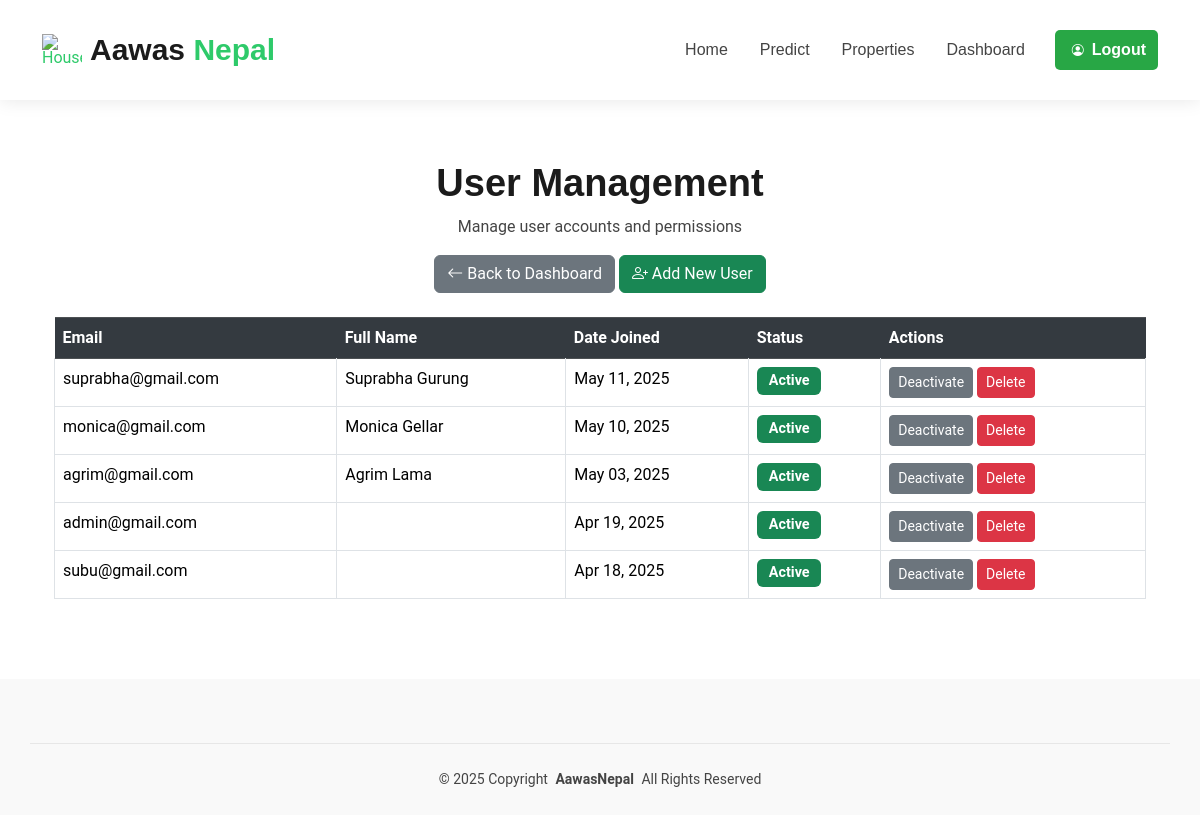
/dashboard/manage-users/ (signed in), run on the app's committed database.
### house/models.py (models this page shows, shortened)
class User(AbstractUser):
    email = models.EmailField(unique=True)
    phone = models.CharField(max_length=15, null=True, blank=True)
    location = models.CharField(max_length=255, null=True, blank=True)
    username = models.CharField(max_length=150, unique=True, null=True, blank=True)
    USERNAME_FIELD = 'email'
    REQUIRED_FIELDS = []
    objects = CustomUserManager()
    groups = models.ManyToManyField(
        'auth.Group',
        related_name='house_user_set',
        blank=True
    )
    user_permissions = models.ManyToManyField(
        'auth.Permission',
        related_name='house_user_permissions',
        blank=True
    )
    class Meta:
        verbose_name = 'User'
        verbose_name_plural = 'Users'

### house/views.py (the view)
# urls.py: path('dashboard/manage-users/', manage_users, name='manage_users'),
@user_passes_test(lambda u: u.is_superuser)
def manage_users(request):
    users = User.objects.all().order_by('-date_joined')
    return render(request, 'manage_users.html', {'users': users})

### house/templates/manage_users.html (shortened to what this page needs)
{% extends 'index.html' %} {% load static %}
{%block content %}
<main class="main">
  <div class="page-title">
    <div class="heading">
      <div class="container">
        <div class="row d-flex justify-content-center text-center">
          <div class="col-lg-8">
            <h1>User Management</h1>
            <p class="mb-0">Manage user accounts and permissions</p>
          </div>
        </div>
        <div class="row mt-3">
          <div class="col-12 text-center">
            <a href="{% url 'admin_dashboard' %}" class="btn btn-secondary">
              <i class="bi bi-arrow-left"></i> Back to Dashboard
            </a>
            <button class="btn btn-success" data-bs-toggle="modal" data-bs-target="#addUserModal">
              <i class="bi bi-person-plus"></i> Add New User
            </button>
          </div>
        </div>
        <div class="container mt-4">
          {% if users %}
          <div class="table-responsive">
            <table class="table table-bordered table-hover">
              <thead class="table-dark">
                <tr>
                  <th>Email</th>
                  <th>Full Name</th>
                  <th>Date Joined</th>
                  <th>Status</th>
                  <th>Actions</th>
                </tr>
              </thead>
              <tbody>
                {% for user in users %}
                <tr>
                  <td>{{ user.email }}</td>
                  <td>{{ user.first_name }} {{ user.last_name }}</td>
                  <td>{{ user.date_joined|date:"M d, Y" }}</td>
                  <td>
                    {% if user.is_active %}
                    <span class="badge bg-success">Active</span>
                    {% else %}
                    <span class="badge bg-danger">Inactive</span>
                    {% endif %}
                  </td>
                  <td>
                    {% if user.is_active %}
                    <a href="{% url 'deactivate_user' user.id %}" class="btn btn-secondary btn-sm">Deactivate</a>
                    {% else %}
                    <a href="{% url 'activate_user' user.id %}" class="btn btn-success btn-sm">Activate</a>
                    {% endif %}
                    <button class="btn btn-danger btn-sm" data-bs-toggle="modal" data-bs-target="#deleteUserModal"
                      data-user-id="{{ user.id }}" data-username="{{ user.username }}">
                      Delete
                    </button>
                  </td>
                </tr>
                {% endfor %}
              </tbody>
            </table>
          </div>
          {% else %}
          <div class="alert alert-info">
            <p class="mb-0">No users found.</p>
          </div>
          {% endif %}
        </div>
      </div>
    </div>
  </div>
</main>
{% endblock %}

### static/assets/css/main.css (style rules this page uses)
:root { --default-font: "Roboto", system-ui, -apple-system, "Segoe UI", Roboto, "Helvetica Neue", Arial, "Noto Sans", "Liberation Sans", sans-serif, "Apple Color Emoji", "Segoe UI Emoji", "Segoe UI Symbol", "Noto Color Emoji"; --heading-font: "Raleway", sans-serif; --nav-font: "Poppins", sans-serif; }
:root { --background-color: #ffffff; --default-color: #444444; --heading-color: #1b1b1b; --accent-color: #2eca6a; --surface-color: #ffffff; --contrast-color: #ffffff; }
:root { --nav-color: #444444; --nav-hover-color: #000000; --nav-mobile-background-color: #ffffff; --nav-dropdown-background-color: #ffffff; --nav-dropdown-color: #444444; --nav-dropdown-hover-color: #2eca6a; }
:root { scroll-behavior: smooth; }
body { color: var(--default-color); background-color: var(--background-color); font-family: var(--default-font); }
a { color: var(--accent-color); text-decoration: none; transition: 0.3s; }
h1, h2, h3, h4, h5, h6 { color: var(--heading-color); font-family: var(--heading-font); }
.page-title { color: var(--default-color); background-color: var(--background-color); position: relative; }
.page-title .heading { padding: 160px 0 80px 0; border-top: 1px solid color-mix(in srgb, var(--default-color), transparent 90%); }
.page-title .heading h1 { font-size: 38px; font-weight: 700; }

### house/templates/manage_users.html (style rules this page uses)
.table-responsive { display: block; width: 100%; overflow-x: hidden; border-radius: 0; }
.table { width: 100%; margin-bottom: 0; }
.table thead th { background-color: #343a40; color: white; border: none; white-space: nowrap; }
.table td { white-space: nowrap; }
.badge { font-size: 0.9em; padding: 0.5em 0.8em; }

### data on the page
User: email "suprabha@gmail.com", first_name "Suprabha Gurung", date_joined "May 11, 2025", is_active "Active"
User: email "monica@gmail.com", first_name "Monica", last_name "Gellar", date_joined "May 10, 2025", is_active "Active"
User: email "agrim@gmail.com", first_name "Agrim Lama", date_joined "May 03, 2025", is_active "Active"
User: email "admin@gmail.com", date_joined "Apr 19, 2025", is_active "Active"
User: email "subu@gmail.com", date_joined "Apr 18, 2025", is_active "Active"
